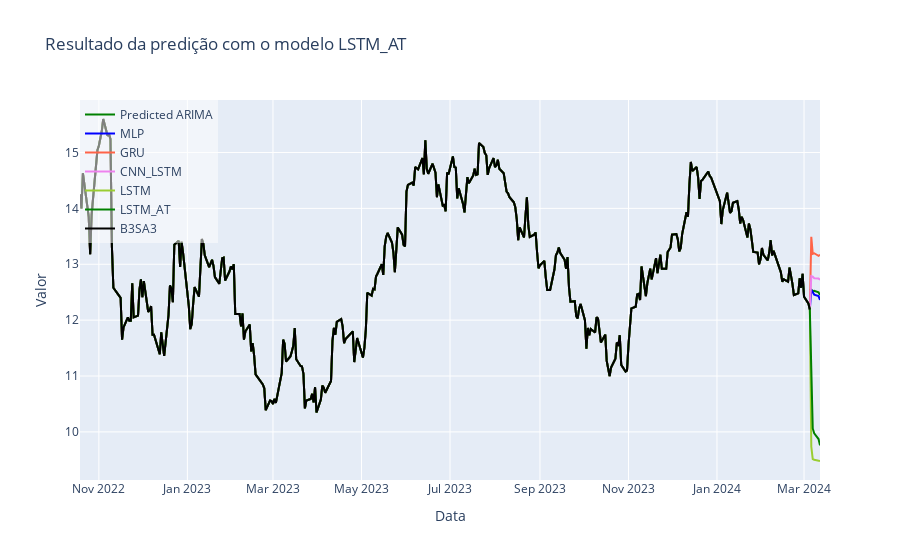

The cell this chart's notebook holds for it:
### Code cell
import plotly.graph_objects as go

# Cria um gráfico de linha usando o Plotly
fig = go.Figure()

fig.add_trace(go.Scatter(x=T_preds[-(n_steps+1):], y=arima_predictions, mode='lines', name="Predicted ARIMA", line=dict(color='green')))

# Adiciona os valores preditos ao gráfico
colors=['blue', 'tomato', 'violet', 'yellowgreen', 'green']
for i in range(new_predictions.shape[1]):
    fig.add_trace(go.Scatter(x=T_preds, y=new_predictions[:,i], mode='lines', name=f'{list(trained_best_models.keys())[i]}', line=dict(color=colors[i])))


# Adiciona os valores reais ao gráfico
fig.add_trace(go.Scatter(x=T_test.values, y=y_test_real, mode='lines', name=ticker, line=dict(color='black')))
# Configura o layout do gráfico
fig.update_layout(
    title=f'Resultado da predição com o modelo {model_name}',
    xaxis_title='Data',
    yaxis_title='Valor',
    showlegend=True,
    legend=dict(x=0, y=1, bgcolor='rgba(255, 255, 255, 0.5)')
)

# Exibe o gráfico
fig.show()

### Figure 1 — Plotly figure (JSON) as saved in the notebook; plotly's stock layout.template omitted (floating-point values rounded to 4 significant figures; data arrays with more than 128 entries replaced by an {"elided": "..."} marker saying what was removed)
{"data": [{"line": {"color": "green"}, "mode": "lines", "name": "Predicted ARIMA", "type": "scatter", "x": ["2024-03-05T00:00:00.000000000", "2024-03-06T00:00:00.000000000", "2024-03-07T00:00:00.000000000", "2024-03-08T00:00:00.000000000", "2024-03-11T00:00:00.000000000", "2024-03-12T00:00:00.000000000"], "y": [12.56, 12.55, 12.52, 12.53, 12.5, 12.45]}, {"line": {"color": "blue"}, "mode": "lines", "name": "MLP", "type": "scatter", "x": {"elided": "347 str values"}, "y": {"elided": "347 float values"}}, {"line": {"color": "tomato"}, "mode": "lines", "name": "GRU", "type": "scatter", "x": {"elided": "347 str values"}, "y": {"elided": "347 float values"}}, {"line": {"color": "violet"}, "mode": "lines", "name": "CNN_LSTM", "type": "scatter", "x": {"elided": "347 str values"}, "y": {"elided": "347 float values"}}, {"line": {"color": "yellowgreen"}, "mode": "lines", "name": "LSTM", "type": "scatter", "x": {"elided": "347 str values"}, "y": {"elided": "347 float values"}}, {"line": {"color": "green"}, "mode": "lines", "name": "LSTM_AT", "type": "scatter", "x": {"elided": "347 str values"}, "y": {"elided": "347 float values"}}, {"line": {"color": "black"}, "mode": "lines", "name": "B3SA3", "type": "scatter", "x": {"elided": "342 str values"}, "y": {"elided": "342 float values"}}], "layout": {"legend": {"bgcolor": "rgba(255, 255, 255, 0.5)", "x": 0, "y": 1}, "showlegend": true, "title": {"text": "Resultado da predição com o modelo LSTM_AT"}, "xaxis": {"title": {"text": "Data"}}, "yaxis": {"title": {"text": "Valor"}}}}
